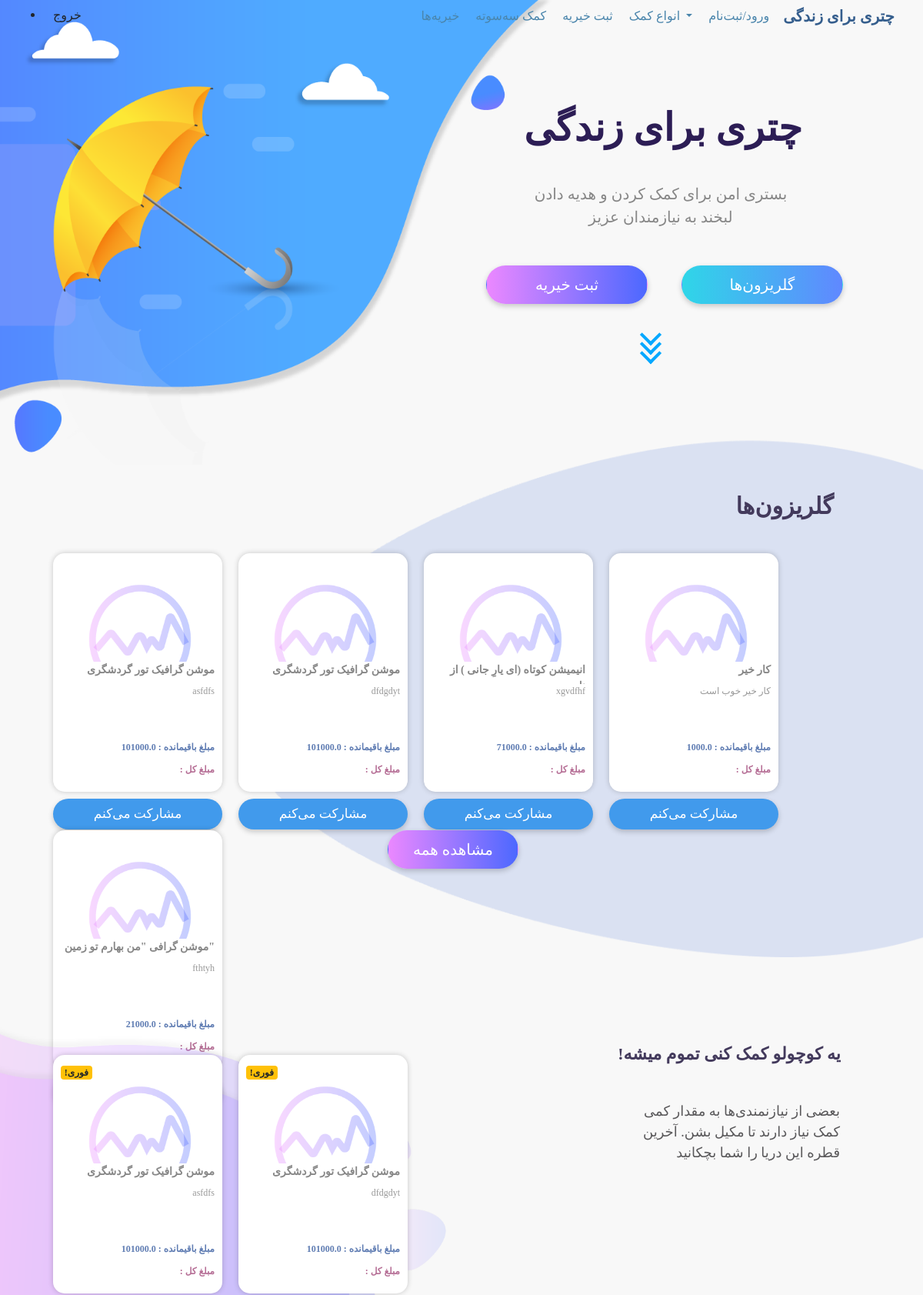
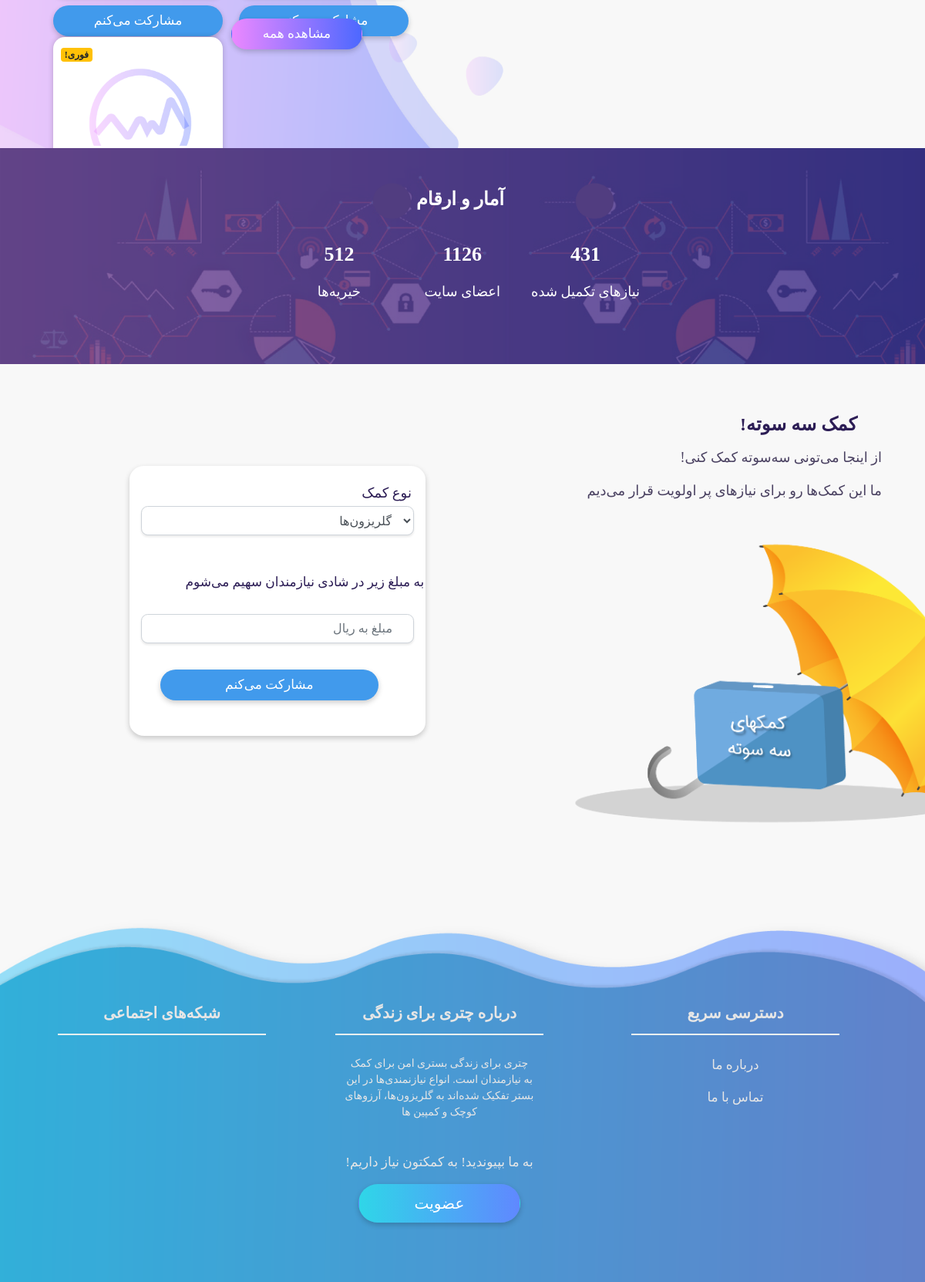
The page / on the database its author committed (2 pictures, top to bottom).
### charity/models.py (models this page shows, shortened)
class Project(models.Model):
    title = models.CharField(max_length=50)
    cost = models.FloatField()
    description = models.TextField()
    modir= models.ForeignKey(User, on_delete=models.CASCADE)
    projectType = models.ForeignKey(ProjectType, on_delete = models.CASCADE , default=1 )
    cration_date = models.DateField(auto_now_add=True)
    dastebandy_G=models.ForeignKey(Dastebanamdy_ch , null = True , on_delete=models.CASCADE , default="")
    dastebanamdy_LD = models.ForeignKey(Dastebanamdy_LD , null = True , on_delete=models.CASCADE , default="")
    campain_typ = models.ForeignKey(TypeCampain , null = True , on_delete=models.CASCADE , default="")
    charity = models.ForeignKey(Charity , on_delete=models.CASCADE , default="" )
    user= models.ManyToManyField(User,related_name='userPaid', through='participateProject')

### ufl_project/views.py (the view)
# urls.py: url(r'',  views.show_index , name="show_indexx"),
def show_index(request):
    posts = Project.objects.filter(projectType=1)[0:5]
    posts3 = Project.objects.filter(projectType=1)[0:3]
    return render(request , 'index.html' , {'posts':posts , 'posts3':posts3})

### templates/index.html (shortened to what this page needs)
{% extends 'base_nav_index.html' %}
{% block content %}
<link rel="stylesheet" href="https://cdnjs.cloudflare.com/ajax/libs/font-awesome/4.7.0/css/font-awesome.min.css">
<div class="header_background">
    <nav class="navbar2 navbar-expand-sm bg-dark2 navbar-dark" style=" width: 100%;  ">
        <nav>
            <ul>
                <li>
                   <form action="{% url 'accounts:logout' %}" method="POST">
                        <button class="btn btn-Defoult" type="submit">خروج</button>
                   </form>
                </li>
            </ul>
        </nav>
        <ul class="navbar-nav ml-auto">
            <li class="nav-item">
                <a class="nav-link" href={% url 'charity:charitys' %}">خیریه‌ها</a>
              </li>
          <li class="nav-item">
            <a class="nav-link" href="#sesoote">کمک سه‌سوته</a>
          </li>
          <li class="nav-item">
            <a class="nav-link" href="{% url 'charity:addCharity' %}">ثبت خیریه</a>
          </li>
          <li class="nav-item dropdown">
            <a class="nav-link dropdown-toggle" href="#" id="navbardrop" data-toggle="dropdown">
              انواع کمک
            </a>
          </li>
          <li class="nav-item">
            <a class="nav-link" href="{% url 'accounts:signup' %}">ورود/ثبت‌‌نام</a>
          </li>
          <a class="navbar-brand " href="#">چتری برای زندگی</a>
        </ul>
      </nav>
    <div class="title_header">
        <p>چتری برای زندگی</p>
    </div>
    <div class="subtitle_header">
        <p> بستری امن برای کمک کردن و هدیه دادن لبخند به نیازمندان عزیز</p><br>
    </div>
    <div class="boldbottun">&nbsp
      <a href="{% url 'charity:addCharity' %}"><button type="button" class="btn btn-sabtkheireye float-sm-none"> ثبت خیریه</button></a> &nbsp  &nbsp &nbsp &nbsp &nbsp
       <a href="{% url 'charity:golrizooon' %}"><button type="button" class="btn btn-sabtkheireye float-sm-none" style="background-image: linear-gradient(-90deg, #6088ff, #2fd6e8);">گلریزون‌ها</button></a>
    </div>
    <div class="flesh_motaharek">
    <div class="arrow">
        <span></span>
        <span></span>
        <span></span>
    </div>
</div>
</div>
<div style="width:100% ; height:auto; background-color:none">
    <div class="headergolrizoon">
        <div class="headergolrizoon-title">
        <p>گلریزون‌ها</p>
        </div>
<div class="kadrcard"> <!برای کادر بندی کارت ها>
    {% for post in posts %}
        <div class="totalcard">
            <div class="cardgolrizzon">
                <div class="cardgolrizzon-image">
                </div>
                <div class="cardgolrizzon-titre">
                <p>{{ post.title }}</p>
                </div>
                <div class="cardgolrizzon-sub">
                <p>{{ post.description | truncatechars:50 }}</p>
                </div>
                <div class="cardgolrizzon-price">
              {{ post.cost }} : مبلغ باقیمانده
                </div>
                <div class="cardgolrizzon-pricebaghi">
                : مبلغ کل
                </div>
            </div>
            <a href="{% url 'charity:detail' pk=post.pk %}"><button type="submit" class="btn btn-sherkatmikonam  float-sm-none">مشارکت می‌کنم</button></a>            <!جای دکمه شرک  میکنم>
            </div>
        {% endfor %}
    </div>
    <div class="bishtarrr">
        <a href="{% url 'charity:golrizooon' %}"><button type="button" class="btn btn-sabtkheireye float-sm-none" style=" background-image: linear-gradient(-90deg, #4c68ff, #eb88ff); width:170px;">مشاهده همه</button></a>
   </div>
</div> <!تموم شدن کارد اصلی>
<br><br><br>
<div class="liitlehelp">
    <div class="liitlehelp-title">
    <p>!یه کوچولو کمک کنی تموم میشه</p>
    </div>
        <div class="liitlehelp-seb">
            <p> بعضی از نیازنمندی‌ها به مقدار کمی کمک نیاز دارند تا مکیل بشن. آخرین قطره این دریا را شما بچکانید
            </p>
        </div>
    <div class="liitlehelp_cards">
        {% for post in posts3 %}
        <div class="totalcard">
            <div class="cardgolrizzon">
                <div class="cardgolrizzon-image"><span class="badge badge-warning">!فوری</span>
                </div>
                <div class="cardgolrizzon-titre">
                <p>{{ post.title }}</p>
                </div>
                <div class="cardgolrizzon-sub">
                <p>{{ post.description | truncatechars:50 }}</p>
                </div>
                <div class="cardgolrizzon-price">
              {{ post.cost }} : مبلغ باقیمانده
                </div>
                <div class="cardgolrizzon-pricebaghi">
                : مبلغ کل
                </div>
            </div>
            <a href="{% url 'charity:detail' pk=post.pk %}"><button type="submit" class="btn btn-sherkatmikonam  float-sm-none">مشارکت می‌کنم</button></a>            <!جای دکمه شرک  میکنم>
            </div>
        {% endfor %}
<div class="liitlehelp_bishatr">
                 <button type="button" class="btn btn-sherkatmikonam  float-sm-none" style=" background-image: linear-gradient(-90deg, #4c68ff, #eb88ff); width:170px;">مشاهده همه</button>
        </div>
    </div>
    </div>
</div>
    <div class="amar">
        <div class="amar_title">
            <p>آمار و ارقام</p>
        </div>
        <div class="amar_content">
            <div class="amar_content_part">
                <p>512</p>
            </div>
            <div class="amar_content_part">
                <p>1126</p>
            </div>
            <div class="amar_content_part">
                <p>431</p>
            </div>
            <div class="amar_content_part_below">
                <p>خیریه‌ها</p>
            </div>
              <div class="amar_content_part_below">
                <p>اعضای سایت</p>
            </div>
              <div class="amar_content_part_below">
                <p>نیازهای تکمیل شده</p>
            </div>
        </div>
    </div>
<div class="sesoote_help" id="sesoote">
    <div class="sesoote_help_title">
        <p>!کمک سه سوته</p>
    </div>
    <div class="sesoote_help_sub">
        <p>!از اینجا می‌تونی سه‌سوته کمک کنی</p>
        <p>ما این کمک‌ها رو برای نیازهای پر اولویت قرار می‌دیم</p>
    </div>
    <div class="sesoote_help_content">
            <div class="sesoote_help_card">
                <div class="sesoote_help_card_title">
                    <p>نوع کمک</p>
                </div>
                <select class="form-control">
                <option value="volvo">گلریزون‌ها</option>
                </select>
                <br><br>
                <div class="sesoote_help_card_title_mablagh">
                    <p>به مبلغ زیر در شادی نیازمندان سهیم می‌شوم</p>
                </div>
                <br><input class="form-control" type="number"  step="10000" min="10000" id="username" name="username" placeholder="مبلغ به ریال">
                <br>
                <button type="button" class="btn btn-sherkatmikonam  float-sm-none coustum_btn_sherkat">مشارکت می‌کنم</button>
            </div>
    </div>
</div>
<div class="footerfinal">
    <div class="footerfinal_content">
        <div class="footerfinal_content_title">
             </p>شبکه‌های اجتماعی<p>
             <hr/>
        </div>
            <div class="footerfinal_content_detail">
            </div>
    </div>
     <div class="footerfinal_content2">
         <div class="footerfinal_content_title">
         </p>درباره چتری برای زندگی<p>
         <hr/>
         </div>
            <div class="footerfinal_content_detail">
                <p style="font-size: 14px;">چتری برای زندگی بستری امن برای کمک به نیازمندان است. انواع نیازنمندی‌ها در این بستر تفکیک شده‌اند به گلریزون‌ها، آرزوهای کوچک و کمپین ها</p>
                <br><p> !به ما بپیوندید! به کمکتون نیاز داریم
                </p>
                <button type="button" class="btn btn-sabtkheireye float-sm-none" style="background-image: linear-gradient(-90deg, #6088ff, #2fd6e8);">عضویت</button>
            </div>
    </div>
     <div class="footerfinal_content3">
        <div class="footerfinal_content_title">
            </p>دسترسی سریع<p>
            <hr/>
         </div>
            <div class="footerfinal_content_detail">
                <a class="virayesh0" id = "GFG" href = "#" style=" color: rgb(230, 230, 230);"><p>درباره ما</p></a>
                <a class="virayesh0" id = "GFG" href = "#" style=" color: rgb(230, 230, 230);"><p>تماس با ما</p></a>
            </div>
    </div>
</div>
{% endblock %}

### rows shown on the page
Project: title "موشن گرافیک تور گردشگری", description "asfdfs", cost "101000.0"
Project: title "موشن گرافیک تور گردشگری", description "dfdgdyt", cost "101000.0"
Project: title "انیمیشن کوتاه (ای یارِ جانی ) از…", description "xgvdfhf", cost "71000.0"
Project: title "کار خیر", description "کار خیر خوب است", cost "1000.0"
Project: title "موشن گرافی \"من بهارم تو زمین\"", description "fthtyh", cost "21000.0"
